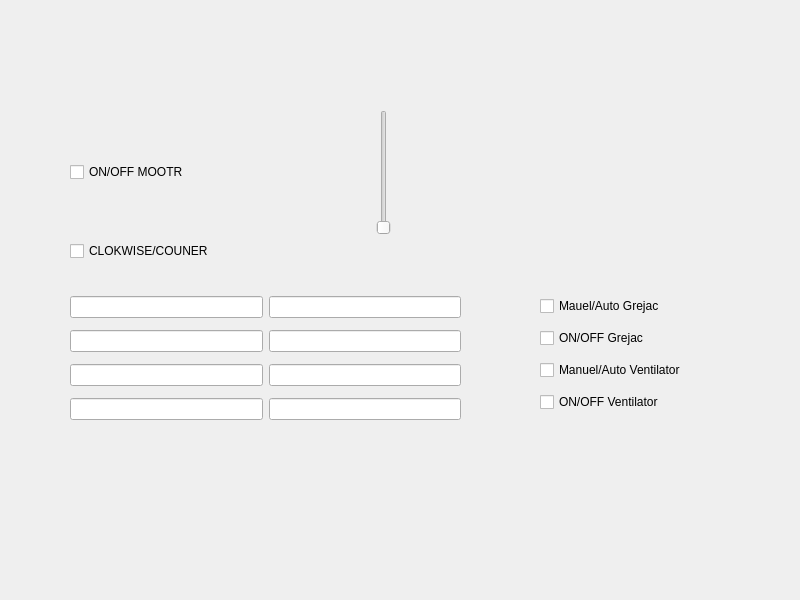
<?xml version="1.0" encoding="UTF-8"?>
<ui version="4.0">
 <class>Dialog</class>
 <widget class="QDialog" name="Dialog">
  <property name="geometry">
   <rect>
    <x>0</x>
    <y>0</y>
    <width>800</width>
    <height>600</height>
   </rect>
  </property>
  <property name="windowTitle">
   <string>Dialog</string>
  </property>
  <widget class="QWidget" name="gridLayoutWidget">
   <property name="geometry">
    <rect>
     <x>70</x>
     <y>110</y>
     <width>321</width>
     <height>151</height>
    </rect>
   </property>
   <layout class="QGridLayout" name="gridLayout">
    <item row="1" column="0">
     <widget class="QCheckBox" name="checkBox_2">
      <property name="text">
       <string>CLOKWISE/COUNER</string>
      </property>
     </widget>
    </item>
    <item row="0" column="0">
     <widget class="QCheckBox" name="checkBox">
      <property name="text">
       <string>ON/OFF MOOTR</string>
      </property>
     </widget>
    </item>
    <item row="0" column="1">
     <widget class="QSlider" name="verticalSlider">
      <property name="orientation">
       <enum>Qt::Vertical</enum>
      </property>
     </widget>
    </item>
   </layout>
  </widget>
  <widget class="QWidget" name="gridLayoutWidget_2">
   <property name="geometry">
    <rect>
     <x>70</x>
     <y>290</y>
     <width>391</width>
     <height>140</height>
    </rect>
   </property>
   <layout class="QGridLayout" name="gridLayout_2">
    <item row="0" column="0">
     <widget class="QLineEdit" name="lineEdit_3"/>
    </item>
    <item row="2" column="1">
     <widget class="QLineEdit" name="lineEdit_6"/>
    </item>
    <item row="1" column="1">
     <widget class="QLineEdit" name="lineEdit_2"/>
    </item>
    <item row="0" column="1">
     <widget class="QLineEdit" name="lineEdit"/>
    </item>
    <item row="1" column="0">
     <widget class="QLineEdit" name="lineEdit_4"/>
    </item>
    <item row="2" column="0">
     <widget class="QLineEdit" name="lineEdit_5"/>
    </item>
    <item row="3" column="0">
     <widget class="QLineEdit" name="lineEdit_7"/>
    </item>
    <item row="3" column="1">
     <widget class="QLineEdit" name="lineEdit_8"/>
    </item>
   </layout>
  </widget>
  <widget class="QWidget" name="gridLayoutWidget_3">
   <property name="geometry">
    <rect>
     <x>540</x>
     <y>290</y>
     <width>232</width>
     <height>132</height>
    </rect>
   </property>
   <layout class="QGridLayout" name="gridLayout_3">
    <item row="3" column="0">
     <widget class="QCheckBox" name="checkBox_5">
      <property name="text">
       <string>ON/OFF Ventilator</string>
      </property>
     </widget>
    </item>
    <item row="0" column="0">
     <widget class="QCheckBox" name="checkBox_3">
      <property name="text">
       <string>Mauel/Auto Grejac</string>
      </property>
     </widget>
    </item>
    <item row="1" column="0">
     <widget class="QCheckBox" name="checkBox_4">
      <property name="text">
       <string>ON/OFF Grejac</string>
      </property>
     </widget>
    </item>
    <item row="2" column="0">
     <widget class="QCheckBox" name="checkBox_6">
      <property name="text">
       <string>Manuel/Auto Ventilator</string>
      </property>
     </widget>
    </item>
   </layout>
  </widget>
 </widget>
 <resources/>
 <connections/>
</ui>
